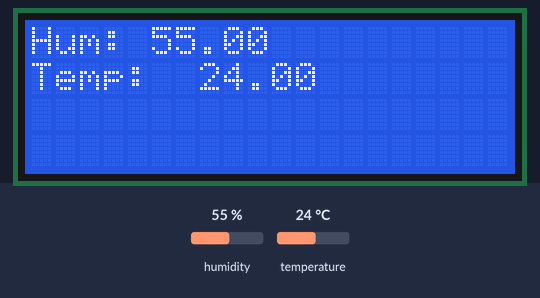
Bench run of a sketch on a simulated Arduino Uno, built with avr-gcc and run on an emulated ATmega328P. Parts: 20×4 character LCD. The inputs (shaded band) are chosen by the test bench; at power-on: humidity 55 %, temperature 24 °C.

Above: at 1.2 s.
1.3 s: humidity set to 22 %
At 2.3 s:
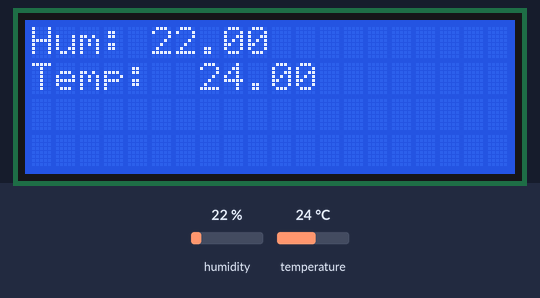
3.0 s: temperature set to 12 °C
At 4.1 s:
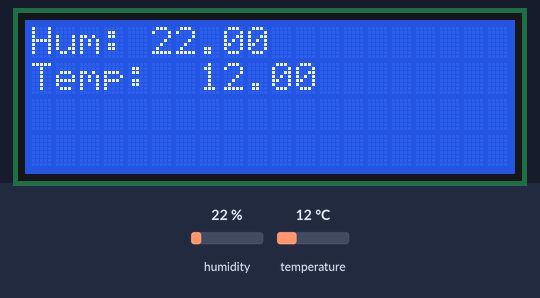
7.5 s: humidity set to 40 %
At 8.6 s:
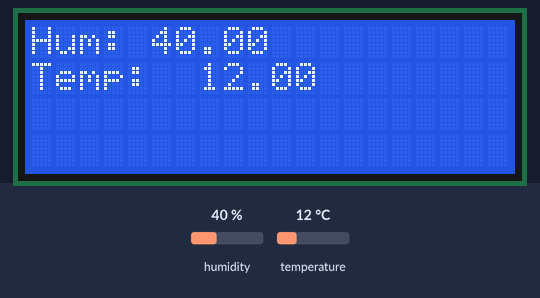
9.2 s: temperature set to 19 °C
Timing chart, 0 to 12.2 s (numbered marks = the images above; inputs shaded):
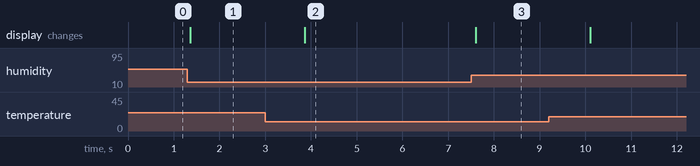

The sketch:

sensor_humedadDHT11.ino
```cpp
#include <DHT11.h>

#include <LCD_I2C.h>

// SENSOR DE HUMEDAD Y TEMEPERATURA DHT11

DHT11 sensor(11);  //CONFIGURAMOS PIN DIGITAL 11 PARA CONECTAR EL SENSOR DHT11

LCD_I2C lcd(0x27,20,4);

float temp, hum;

void setup()
    {

      lcd.begin();
      lcd.backlight();
      pinMode(11,INPUT_PULLUP);

     }


void loop()

 {


  sensor.read(hum,temp); // LEEMOS LOS PARAMETROS DEL SENSOR DIGITAL

  lcd.clear();

  lcd.setCursor(0,0);
  lcd.print("Hum: ");
  lcd.print(hum);


  lcd.setCursor(0,1);
  lcd.print("Temp:  ");
  lcd.print(temp);


  delay(1200);


}
```

Measured:
- after the input at 1.3 s, the display: changes after 0.06 s (image 1)
- after the input at 3.0 s, the display: changes after 0.86 s (image 2)
- after the input at 7.5 s, the display: changes after 0.11 s (image 3)
